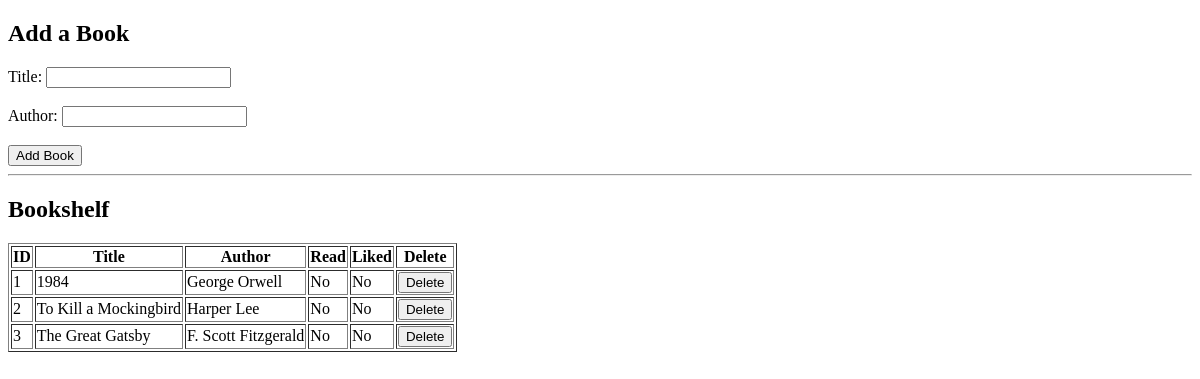
The app's page /, older data.
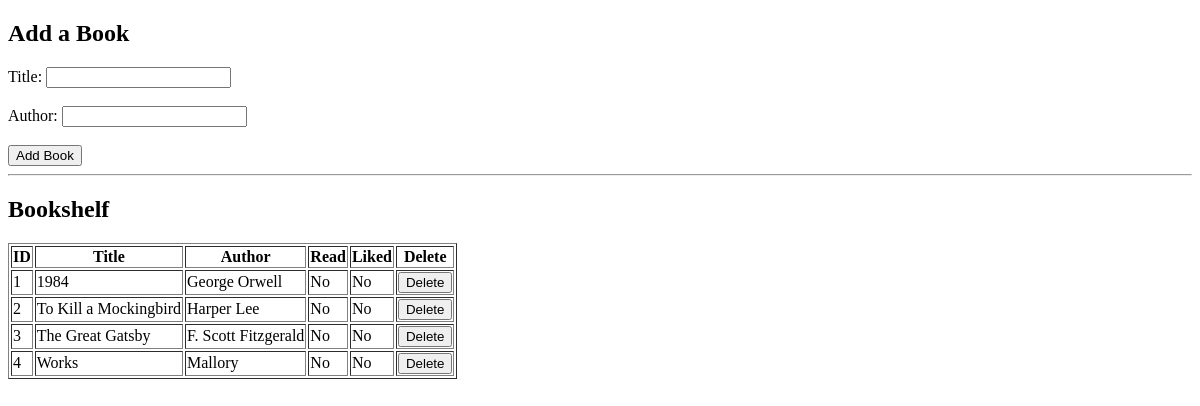
The same page, newer data.
### tables this page shows
CREATE TABLE books (
            id INTEGER PRIMARY KEY AUTOINCREMENT,
            title TEXT NOT NULL,
            author TEXT,
            read INTEGER DEFAULT 0,
            liked INTEGER DEFAULT 0,
            UNIQUE (title, author)
        );

### app.py (the view)
@app.route('/')
def home():
    books = get_all_books()
    return render_template('index.html', books=books)

### database/db.py (called while the page is built)
def get_connection():
    return sqlite3.connect(DB_PATH, timeout=10)

def get_all_books():
    conn = get_connection()
    cursor = conn.cursor()
    cursor.execute('SELECT * FROM books')
    books = cursor.fetchall()
    conn.close()
    return books

### templates/index.html (shortened to what this page needs)
<!DOCTYPE html>
<html lang="en">
<head>
</head>
<body>
    <h2>Add a Book</h2>
    <form method="POST" action="/add">
        <label>
            Title: <input type="text" name="title" required>
        </label>
        <br/><br/>
        <label>
            Author: <input type="text" name="author">
        </label>
        <br/><br/>
        <button type="submit">Add Book</button>
    </form>
    <hr/>
    <h2>Bookshelf</h2>
    <table border="1">
        <tr>
            <th>ID</th>
            <th>Title</th>
            <th>Author</th>
            <th>Read</th>
            <th>Liked</th>
            <th>Delete</th>
        </tr>
        {% for book in books %}
        <tr>
            <td>{{ book[0] }}</td>
            <td>{{ book[1] }}</td>
            <td>{{ book[2] }}</td>
            <td>{{ "Yes" if book[3] else "No" }}</td>
            <td>{{ "Yes" if book[4] else "No" }}</td>
            <td>
                <form method="POST" action="/delete" style="display:inline;">
                    <button type="submit" onclick="return confirm('Are you sure you want to delete this book?')">Delete</button>
                </form>
            </td>
        </tr>
        {% endfor %}
    </table>
</body>
</html>

Row changes from the older to the newer data that the page shows:
added books: id "4", title "Works", author "Mallory", read "No", liked "No"
